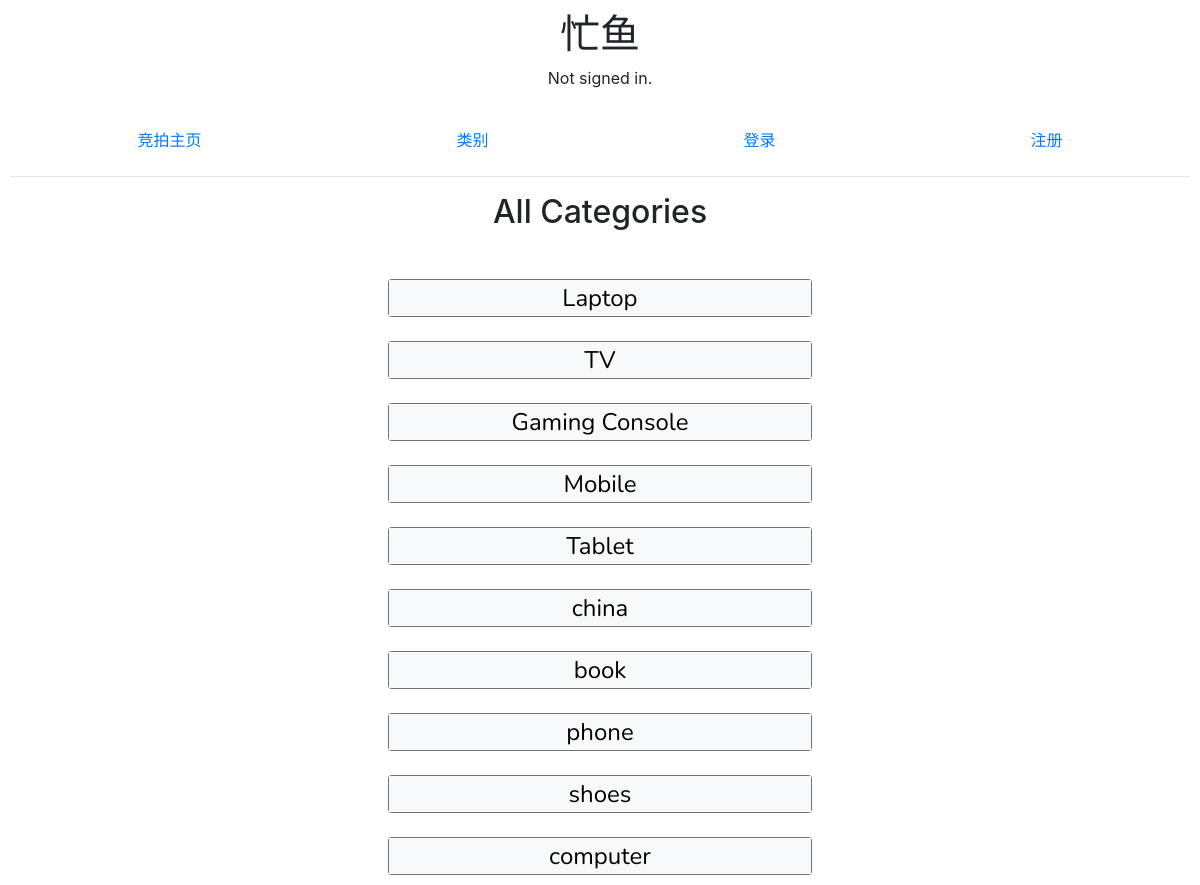
Screenshot of /cat_list with the database file from the repository.
### auctions/models.py (models this page shows)
class auctionlist(models.Model):
    user = models.CharField(max_length=64)
    title = models.CharField(max_length=64)
    desc = models.TextField()           #CharField cannot be left without giving a max_length, Textfield can
    starting_bid = models.IntegerField()
    image_url = models.CharField(max_length=228, default = None, blank = True, null = True)
    category = models.CharField(max_length=64)
    active_bool = models.BooleanField(default = True)

### auctions/views.py (the view)
# urls.py: path("cat_list", views.cat_list, name="cat_list"),
def cat_list(request):
    category_present = auctionlist.objects.values('category').distinct()
    return render(request, "auctions/category.html",{
        "cat_list" : category_present,
    })

### auctions/templates/auctions/category.html (shortened to what this page needs)
{% extends "auctions/layout.html" %}
{% block body %}
    <h2>All Categories</h2>
    <div id="activelist">
    {% for list in cat_list %}
    <div class = "card">
        <a class="title bg-light" href={% url 'cat' list.category %}>{{list.category}}</a>
    </div>
    {% endfor %}
    </div>
{% endblock %}

### auctions/templates/auctions/layout.html (shortened to what this page needs)
{% load static %}
<!DOCTYPE html>
<html lang="en">
    <head>
        <link rel="stylesheet" href="https://stackpath.bootstrapcdn.com/bootstrap/4.4.1/css/bootstrap.min.css">
        <link href="{% static 'auctions/styles.css' %}" rel="stylesheet">
    </head>
    <body>
        <h1>忙鱼</h1>
        <div>
            {% if user.is_authenticated %}
                Signed in as <strong>{{ user.username }}</strong>.
            {% else %}
                Not signed in.
            {% endif %}
        </div>
        <ul class="nav nav-pills nav-fill">
            <li class="nav-item">
                <a class="nav-link" href="{% url 'index' %}">竞拍主页</a>
            </li>
            <li class="nav-item">
                <a class="nav-link" href="{% url 'cat_list' %}">类别</a>
            </li>
            {% if user.is_authenticated %}
                <li class="nav-item">
                    <a class="nav-link" href="{% url 'logout' %}">登出</a>
                </li>
                <li class="nav-item">
                    <a class="nav-link" href="{% url 'create' %}">创建竞拍品</a>
                </li>
                <li class="nav-item">
                    <a class="nav-link" href="{% url 'watchlistpage' user.username %}">愿望单</a>
                </li>
                <li class="nav-item">
                    <a class="nav-link" href="{% url 'winnings' %}">竞拍成功单</a>
                </li>
            {% else %}
                <li class="nav-item">
                    <a class="nav-link" href="{% url 'login' %}">登录</a>
                </li>
                <li class="nav-item">
                    <a class="nav-link" href="{% url 'register' %}">注册</a>
                </li>
            {% endif %}
        </ul>
        <hr>
        {% block body %}
        {% endblock %}
    </body>
</html>

### auctions/static/auctions/styles.css (style rules this page uses)
body { padding: 10px; text-align: center; }
.nav { margin-top: 2.5vw; }

### auctions/templates/auctions/category.html (style rules this page uses)
#activelist { margin-top: 4vw; grid-gap: 2vw; display:grid; width: 40%; margin-left: 30%; grid-template-rows: repeat(auto,1fr); grid-template-columns: 1fr; font-family: 'Nunito', sans-serif; text-align: center; }
.card { display: grid; grid-template-rows: repeat(auto,1fr); grid-template-columns: 1fr; width: 90%; margin-left: 5%; background-color: grey; }
.title { font-size: 2vw; color:black; }

### rows the page displays
auctionlist: category "Mobile"
auctionlist: category "Tablet"
auctionlist: category "china"
auctionlist: category "book"
auctionlist: category "phone"
auctionlist: category "shoes"
auctionlist: category "computer"

### other values shown
{{ list.category }} "Laptop" "TV" "Gaming Console"
